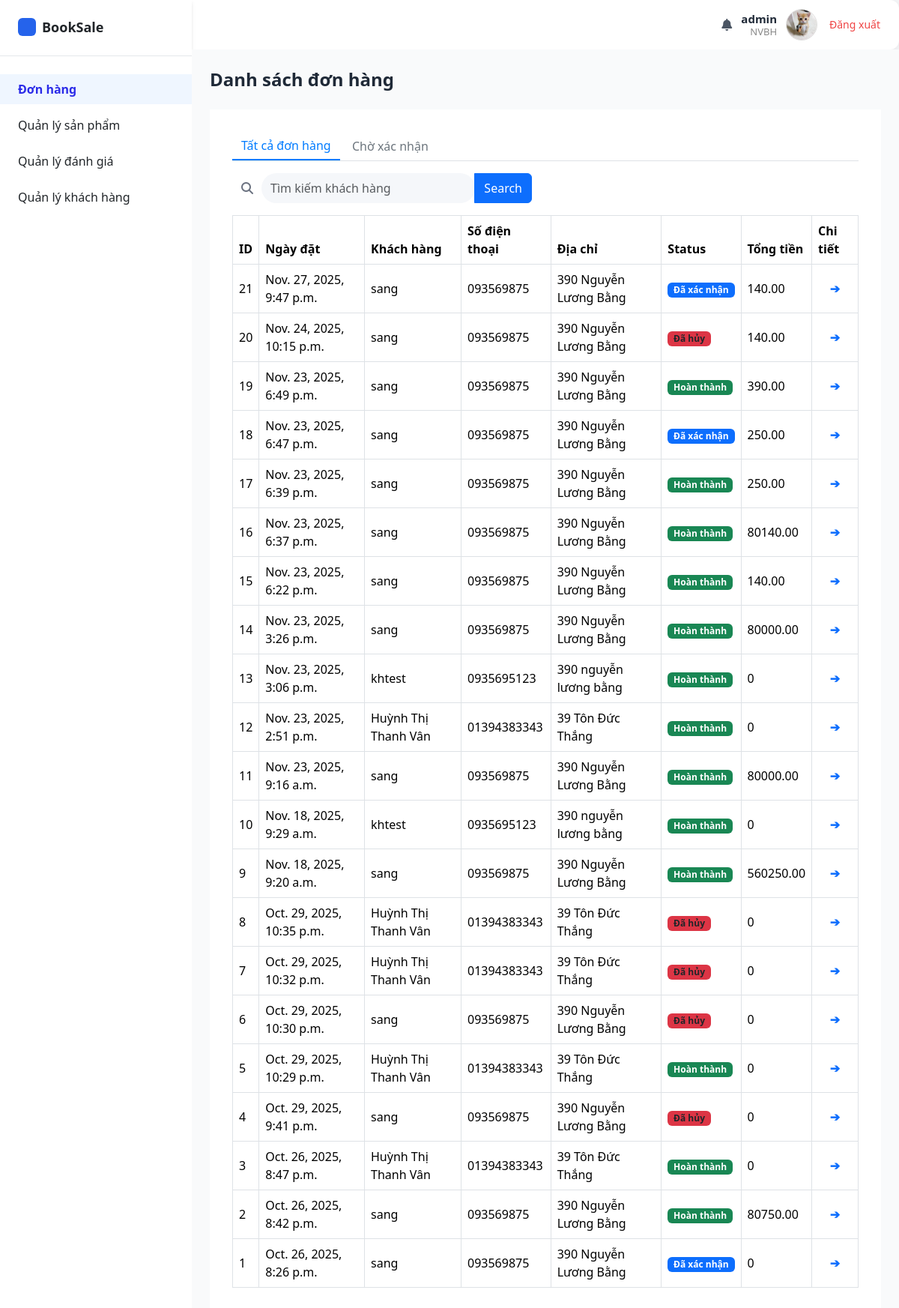
The app's page /emp/order_list/ (signed in), older data.
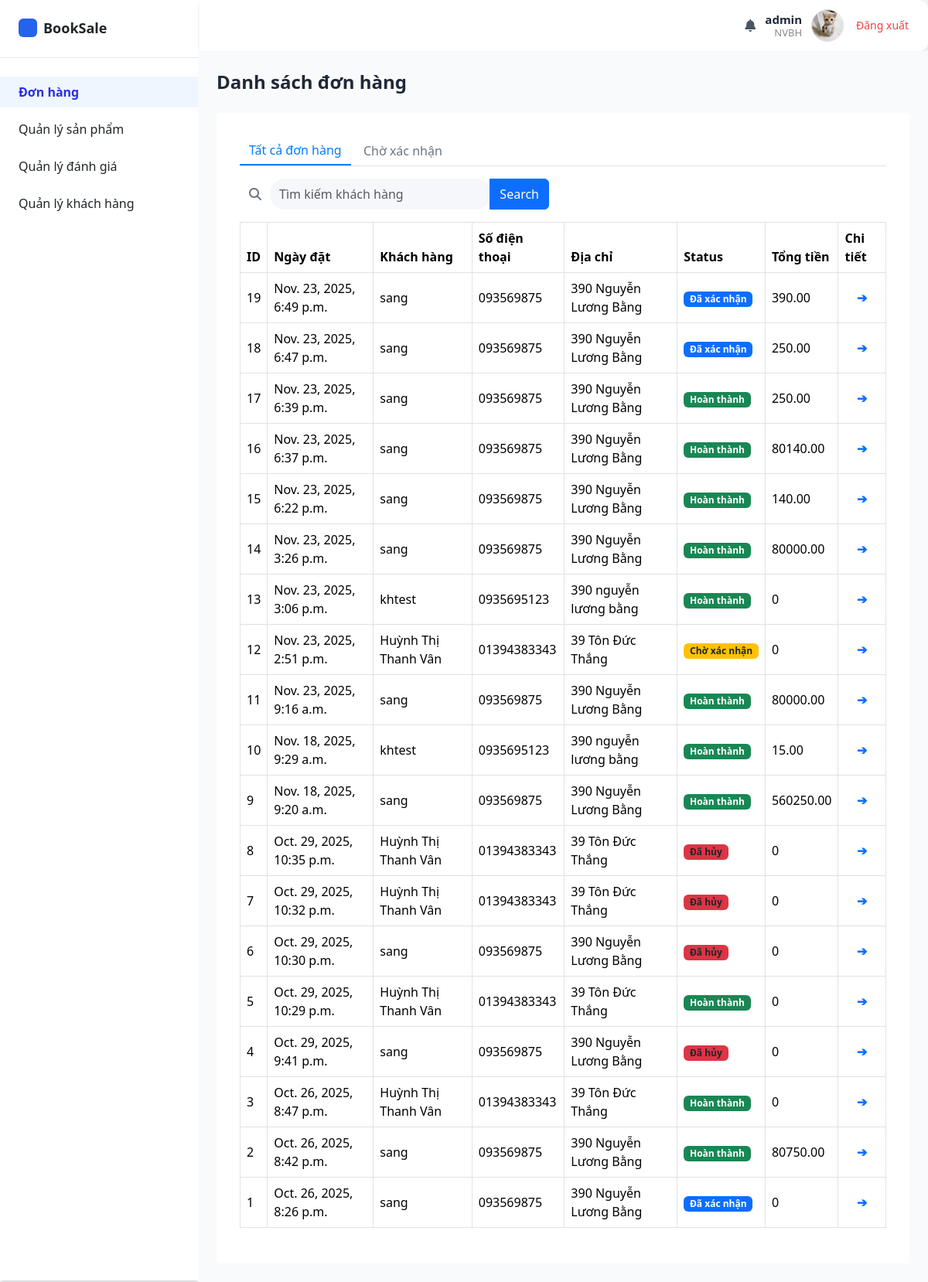
The same page, newer data.
### booksale_app/models.py (models this page shows, shortened)
class Order(models.Model):
    STATUS_CHOICES = [
        ('confirmed', 'Đã xác nhận'),
        ('pending', 'Chờ xác nhận'),
        ('cancelled', 'Đã hủy'),
        ('completed', 'Hoàn thành')
    ]
    order_date = models.DateTimeField(auto_now_add=True)
    total_amount = models.DecimalField(
        max_digits=10,
        decimal_places=2,
        null=True,         # cho phép null
        blank=True,
    )
    status = models.CharField(
        max_length=20,
        choices=STATUS_CHOICES,
        default='pending'  # mặc định là "Chờ xác nhận"
    )
    cancel_reason = models.TextField(blank=True, null=True)
    shipping_date = models.DateField(verbose_name= "Ngày giao hàng", blank=True, null=True)
    note = models.TextField(blank=True, null=True)
    customer = models.ForeignKey(
        Customer,
        on_delete = models.PROTECT
    )
    payment_method = models.CharField(choices=PaymentMethod.choices, max_length=20)

class Customer(models.Model):
    user = models.OneToOneField(auth.get_user_model(), on_delete=models.CASCADE, null=True, blank=True)
    cust_name = models.CharField(
        max_length = 255,
        blank=False, null=False,
        help_text = "Tên khách hàng"
    )
    email = models.EmailField(
        max_length = 100,
        help_text = "Email"
    )
    phone = models.CharField(
        max_length = 15,
        blank=False, null=False,
        help_text = "Số điện thoại"
    )
    address = models.CharField(
        max_length = 255,
        blank=False, null=False,
        help_text = "Địa chi"
    )
    dob = models.DateField(
        verbose_name="Ngày sinh"
    )
    avatar = models.ImageField(upload_to='customers/', null=True, blank=True)
    create_at = models.DateTimeField(
        verbose_name = "Ngày tạo",
        auto_now_add=True
    )

### booksale_app/views/admin_view/order_view.py (the view)
# urls.py: path('emp/order_list/', views.order_list, name = 'emp/order_list'),
@login_required(login_url="/accounts/login/staff/")
@group_required('NVBH', login_url="/accounts/login/staff/") # Nếu user không thuộc NVBH → redirect về login staff.
def order_list(request):
    order_data = []
    if 'submit_input' in request.GET:  # kiểm tra có submit không
        form = OrderSearchForm(request.GET)
        if form.is_valid():
            search_value = form.cleaned_data['search']
            orders = Order.objects.select_related('customer').filter(
                Q(customer__cust_name__icontains=search_value) |
                Q(customer__phone__icontains=search_value)
            ).order_by('-order_date')
    else:
        form = OrderSearchForm()
        orders = Order.objects.select_related('customer').order_by('-order_date')
    for order in orders:
        order_items = Order_Item.objects.select_related('product').filter(order=order)
        prices = [item.product.sell_price * item.quantity for item in order_items]
        total_amount = sum_price_order(prices)
        order_data.append({
            'order': order,
            'total_amount': total_amount
        })
    context = {
        'order_data': order_data,
        'form': form,
    }
    return render(request, 'admin_temp/order/order_list.html', context)

### booksale_app/forms.py
class OrderSearchForm(forms.Form):
    search = forms.CharField(
        max_length=100,
        widget=forms.TextInput(attrs={
            "class": "form-control search-input",
            "placeholder": "Tìm kiếm khách hàng",
            "style": "border-radius: 30px; background-color: #f5f7fa; border: none; height: 40px;"
        })
    )

### booksale_app/context_processors.py (called while the page is built)
def categories_and_cart(request):
    context = {
        'categories': Category.objects.all()[:3],  # Lấy 3 categories đầu tiên cho menu
        'cart_count': 0
    }
    if request.user.is_authenticated:
        try:
            customer = Customer.objects.get(user=request.user)
            cart = Cart.objects.filter(customer=customer).first()
            if cart:
                cart_count = Cart_Item.objects.filter(cart=cart).aggregate(
                    total=Sum('quantity')
                )['total'] or 0
                context['cart_count'] = int(cart_count) if cart_count else 0
        except (Customer.DoesNotExist, AttributeError):
            context['cart_count'] = 0
    return context

def global_user_context(request):
    user = request.user
    is_kh = False
    role = None
    if user.is_authenticated:
        is_kh = user.groups.filter(name="KH").exists()
        if user.groups.filter(name="NVBH").exists():
            role = "NVBH"
        elif user.groups.filter(name="NVTK").exists():
            role = "NVTK"
    return {
        "is_kh": is_kh,
        "role": role,
    }

### booksale_app/utils.py (called while the page is built)
def sum_price_order(order_items_price):
    if not order_items_price:
        return 0
    return sum(order_items_price)

### booksale_app/views/authen_view.py (called while the page is built)
def group_required(group_name, login_url=None):
    if login_url is None:
        login_url = '/accounts/login/'
    def check_group(user):
        return user.groups.filter(name=group_name).exists()
    return user_passes_test(check_group, login_url=login_url)

### booksale_app/templates/admin_temp/order/order_list.html (shortened to what this page needs)
{% extends 'admin_temp/admin_base.html' %} {% load static %}
{% block content %}
<main class="flex-1 bg-gray-50 p-6">
    <div class="flex justify-between items-center mb-4">
        <h1 class="text-2xl font-semibold text-gray-800">Danh sách đơn hàng</h1>
    </div>
    <div class="table_content">
        <div class="tab-buttons mb-3">
            <a href="{%url 'emp/order_list'%}" class="btn active">Tất cả đơn hàng</a>
            <a href="{%url 'emp/order_list_waiting'%}" class="btn">Chờ xác nhận</a>
        </div>
        <form method="get" action="" class="d-flex align-items-center mb-3">
            <div class="input-group" style="width: 400px">
                <span
                    class="input-group-text bg-white border-0"
                    style="border-radius: 30px 0 0 30px; background-color: #f5f7fa"
                >
                    <i class="fa fa-search text-gray-500"></i>
                </span>
                {{ form.search }}
                <button class="btn btn-primary" type="submit" name="submit_input" value="Submit Input">Search</button>
            </div>
        </form>
        <table class="table table-bordered align-middle">
            <thead>
                <tr>
                    <th>ID</th>
                    <th>Ngày đặt</th>
                    <th>Khách hàng</th>
                    <th>Số điện thoại</th>
                    <th>Địa chỉ</th>
                    <th>Status</th>
                    <th>Tổng tiền</th>
                    <th>Chi tiết</th>
                </tr>
            </thead>
            <tbody>
                {% for order_data in order_data %}
                <tr>
                    <td>{{order_data.order.id}}</td>
                    <td>{{order_data.order.order_date}}</td>
                    <td>{{order_data.order.customer.cust_name}}</td>
                    <td>{{order_data.order.customer.phone}}</td>
                    <td>{{order_data.order.customer.address}}</td>
                    <td>
                        {% if order_data.order.status == 'confirmed' %}
                        <span class="badge bg-primary">Đã xác nhận</span>
                        {% elif order_data.order.status == 'pending'%}
                        <span class="badge bg-warning text-dark">Chờ xác nhận</span>
                        {% elif order_data.order.status == 'completed'%}
                        <span class="badge bg-success">Hoàn thành</span>
                        {% else %}
                        <span class="badge bg-danger text-dark">Đã hủy</span>
                        {% endif %}
                    </td>
                    <td>{{order_data.total_amount}}</td>
                    {% if order_data.order.status == 'confirmed' %}
                    <td class="text-center text-primary fw-bold">
                        <a href="/emp/order_details/{{order_data.order.id}}">&#10132;</a>
                    </td>
                    {% elif order_data.order.status == 'cancelled'%}
                    <td class="text-center text-primary fw-bold">
                        <a href="/emp/order_cancel/{{order_data.order.id}}">&#10132;</a>
                    </td>
                    {% elif order_data.order.status == 'completed'%}
                    <td class="text-center text-primary fw-bold">
                        <a href="/emp/order_completed/{{order_data.order.id}}">&#10132;</a>
                    </td>
                    {% else %}
                    <td class="text-center text-primary fw-bold">
                        <a href="/emp/order_confirm/{{order_data.order.id}}">&#10132;</a>
                    </td>
                    {% endif %}
                </tr>
                {% endfor %}
            </tbody>
        </table>
    </div>
</main>
{% endblock %}

### booksale_app/templates/admin_temp/admin_base.html (shortened to what this page needs)
{% load static %}
<!DOCTYPE html>
<html lang="en">
    <head>
        <script src="https://cdn.tailwindcss.com"></script>
        <link href="https://cdn.jsdelivr.net/npm/bootstrap@5.3.3/dist/css/bootstrap.min.css" rel="stylesheet" />
        <link href="https://cdnjs.cloudflare.com/ajax/libs/font-awesome/6.5.0/css/all.min.css" rel="stylesheet" />
    </head>
    <body class="bg-gray-100 font-sans">
        <div class="header">
            <div class="user-section">
                <div><i class="fa fa-bell text-gray-600"></i></div>
                {% if user.is_authenticated %}
                <div class="user-info text-right leading-tight">
                    <p class="name font-bold text-gray-800">{{ user.username }}</p>
                    <p class="role">{{user.groups.all.0.name}}</p>
                </div>
                {% if user.profile.avatar %}
                <img src="{{ user.profile.avatar.url }}" class="avatar" />
                {% else %}
                <img src="{% static 'images/image.jpg' %}" class="avatar" />
                {% endif %}
                <a href="{% url 'logout' %}" class="text-sm text-red-500 hover:underline ml-1">Đăng xuất</a>
                {% endif %}
            </div>
        </div>
        <div class="flex h-100">
            <aside class="w-64 bg-white h-screen shadow-md" style="margin-top: -68px">
                <div class="p-6 flex items-center space-x-2 border-b">
                    <div class="w-6 h-6 bg-blue-600 rounded"></div>
                    <span class="font-semibold text-lg">BookSale</span>
                </div>
                {% if role == "NVBH" %}
                <nav class="mt-6">
                    <ul class="space-y-2">
                        <li>
                            <a
                                href="{% url 'emp/order_list'%}"
                                class="flex items-center px-6 py-2 hover:bg-gray-10 {% if request.resolver_match.url_name == 'emp/order_list' %} isActive {% endif %}"
                            >
                                <span>Đơn hàng</span>
                            </a>
                        </li>
                        <li>
                            <details>
                                <summary class="flex items-center px-6 py-2 hover:bg-gray-100 rounded">
                                    Quản lý sản phẩm
                                </summary>
                            </details>
                        </li>
                        <li>
                            <a
                                href="{% url 'review_list' %}"
                                class="flex items-center px-6 py-2 hover:bg-gray-100 {% if request.resolver_match.url_name == 'review_list' %} isActive {% endif %}"
                            >
                                <span>Quản lý đánh giá</span>
                            </a>
                        </li>
                        <li>
                            <a
                                href="{% url 'emp/customer_list' %}"
                                class="flex items-center px-6 py-2 hover:bg-gray-100 {% if request.resolver_match.url_name == 'emp/customer_list' %} isActive {% endif %}"
                            >
                                <span>Quản lý khách hàng</span>
                            </a>
                        </li>
                    </ul>
                </nav>
                {% endif %}
            </aside>
            {% block content %} {% endblock %}
        </div>
    </body>
</html>

### booksale_app/templates/admin_temp/order/order_list.html (style rules this page uses)
.tab-buttons { border-bottom: 1px solid #dee2e6; margin-bottom: 15px; }
.tab-buttons .btn { border: none; background: none; color: #6c757d; font-weight: 500; border-radius: 0; }
.tab-buttons .btn.active { border-bottom: 2px solid #007bff; color: #007bff; }
.table thead { background-color: #f1f3f5; font-weight: 600; }
.table td { vertical-align: middle; }
.table_content { background-color: #ffffff; padding: 30px; }
td.text-center { text-align: center !important; }

### booksale_app/templates/admin_temp/admin_base.html (style rules this page uses)
body { background-color: #f5f6fa; font-family: 'Segoe UI', sans-serif; margin: 0; }
summary::marker { content: ''; }
details > summary { display: flex; align-items: center; padding-left: 1.5rem; padding-top: 0.5rem; padding-bottom: 0.5rem; cursor: pointer; }
.header { background-color: #fff; border-radius: 12px; box-shadow: 0 2px 8px rgba(0, 0, 0, 0.05); display: flex; justify-content: space-between; align-items: center; padding: 12px 25px; }
.user-section { display: flex; align-items: center; gap: 12px; }
.user-info { text-align: right; }
.user-info .name { font-weight: 600; font-size: 15px; margin: 0; }
.user-info .role { color: #888; font-size: 13px; margin: 0; }
.avatar { width: 42px; height: 42px; border-radius: 50%; border: 1px solid #ddd; }
.isActive { font-weight: 600 !important; color: rgba(41, 41, 232, 0.991) !important; background-color: #eff6ff; }

Row changes from the older to the newer data that the page shows:
removed Order: order.id "21", order.order_date "Nov. 27, 2025, 9:47 p.m.", order.customer.cust_name "sang", order.customer.phone "093569875", order.customer.address "390 Nguyễn Lương Bằng", status "Đã xác nhận", total_amount "140.00"
removed Order: order.id "20", order.order_date "Nov. 24, 2025, 10:15 p.m.", order.customer.cust_name "sang", order.customer.phone "093569875", order.customer.address "390 Nguyễn Lương Bằng", status "Đã hủy", total_amount "140.00"
changed Order "Nov. 23, 2025, 6:49 p.m.": status "Hoàn thành" → "Đã xác nhận"
changed Order "Nov. 23, 2025, 2:51 p.m.": status "Hoàn thành" → "Chờ xác nhận"
computed for Order "Nov. 18, 2025, 9:29 a.m.": total_amount "0" → "15.00"
